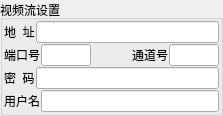
            <widget class="QGroupBox" name="groupBox">
             <property name="title">
              <string>视频流设置</string>
             </property>
             <layout class="QVBoxLayout" name="verticalLayout_3">
              <property name="spacing">
               <number>1</number>
              </property>
              <property name="sizeConstraint">
               <enum>QLayout::SetDefaultConstraint</enum>
              </property>
              <property name="leftMargin">
               <number>1</number>
              </property>
              <property name="topMargin">
               <number>1</number>
              </property>
              <property name="rightMargin">
               <number>1</number>
              </property>
              <property name="bottomMargin">
               <number>1</number>
              </property>
              <item>
               <layout class="QHBoxLayout" name="horizontalLayout_15">
                <property name="sizeConstraint">
                 <enum>QLayout::SetDefaultConstraint</enum>
                </property>
                <item>
                 <widget class="QLabel" name="label_16">
                  <property name="maximumSize">
                   <size>
                    <width>40</width>
                    <height>16777215</height>
                   </size>
                  </property>
                  <property name="text">
                   <string>地  址</string>
                  </property>
                  <property name="textFormat">
                   <enum>Qt::PlainText</enum>
                  </property>
                 </widget>
                </item>
                <item>
                 <widget class="QLineEdit" name="editIP">
                  <property name="minimumSize">
                   <size>
                    <width>0</width>
                    <height>0</height>
                   </size>
                  </property>
                  <property name="maximumSize">
                   <size>
                    <width>16777215</width>
                    <height>16777215</height>
                   </size>
                  </property>
                 </widget>
                </item>
               </layout>
              </item>
              <item>
               <layout class="QHBoxLayout" name="horizontalLayout_16">
                <property name="sizeConstraint">
                 <enum>QLayout::SetDefaultConstraint</enum>
                </property>
                <item>
                 <widget class="QLabel" name="label_17">
                  <property name="maximumSize">
                   <size>
                    <width>40</width>
                    <height>16777215</height>
                   </size>
                  </property>
                  <property name="text">
                   <string>端口号</string>
                  </property>
                 </widget>
                </item>
                <item>
                 <widget class="QLineEdit" name="editPort">
                  <property name="maximumSize">
                   <size>
                    <width>50</width>
                    <height>16777215</height>
                   </size>
                  </property>
                 </widget>
                </item>
                <item>
                 <spacer name="horizontalSpacer_6">
                  <property name="orientation">
                   <enum>Qt::Horizontal</enum>
                  </property>
                  <property name="sizeHint" stdset="0">
                   <size>
                    <width>40</width>
                    <height>20</height>
                   </size>
                  </property>
                 </spacer>
                </item>
                <item>
                 <widget class="QLabel" name="label_21">
                  <property name="maximumSize">
                   <size>
                    <width>16777215</width>
                    <height>16777215</height>
                   </size>
                  </property>
                  <property name="text">
                   <string>通道号</string>
                  </property>
                 </widget>
                </item>
                <item>
                 <widget class="QLineEdit" name="editChannel">
                  <property name="maximumSize">
                   <size>
                    <width>50</width>
                    <height>16777215</height>
                   </size>
                  </property>
                 </widget>
                </item>
               </layout>
              </item>
              <item>
               <layout class="QHBoxLayout" name="horizontalLayout_17">
                <property name="sizeConstraint">
                 <enum>QLayout::SetDefaultConstraint</enum>
                </property>
                <item>
                 <widget class="QLabel" name="label_19">
                  <property name="maximumSize">
                   <size>
                    <width>40</width>
                    <height>16777215</height>
                   </size>
                  </property>
                  <property name="text">
                   <string>密  码</string>
                  </property>
                  <property name="textFormat">
                   <enum>Qt::PlainText</enum>
                  </property>
                 </widget>
                </item>
                <item>
                 <widget class="QLineEdit" name="editPwd">
                  <property name="maximumSize">
                   <size>
                    <width>16777215</width>
                    <height>16777215</height>
                   </size>
                  </property>
                  <property name="echoMode">
                   <enum>QLineEdit::Password</enum>
                  </property>
                 </widget>
                </item>
               </layout>
              </item>
              <item>
               <layout class="QHBoxLayout" name="horizontalLayout_18">
                <property name="sizeConstraint">
                 <enum>QLayout::SetDefaultConstraint</enum>
                </property>
                <item>
                 <widget class="QLabel" name="label_18">
                  <property name="maximumSize">
                   <size>
                    <width>40</width>
                    <height>16777215</height>
                   </size>
                  </property>
                  <property name="text">
                   <string>用户名</string>
                  </property>
                 </widget>
                </item>
                <item>
                 <widget class="QLineEdit" name="editUser">
                  <property name="minimumSize">
                   <size>
                    <width>0</width>
                    <height>0</height>
                   </size>
                  </property>
                  <property name="maximumSize">
                   <size>
                    <width>16777215</width>
                    <height>16777215</height>
                   </size>
                  </property>
                 </widget>
                </item>
               </layout>
              </item>
             </layout>
            </widget>
